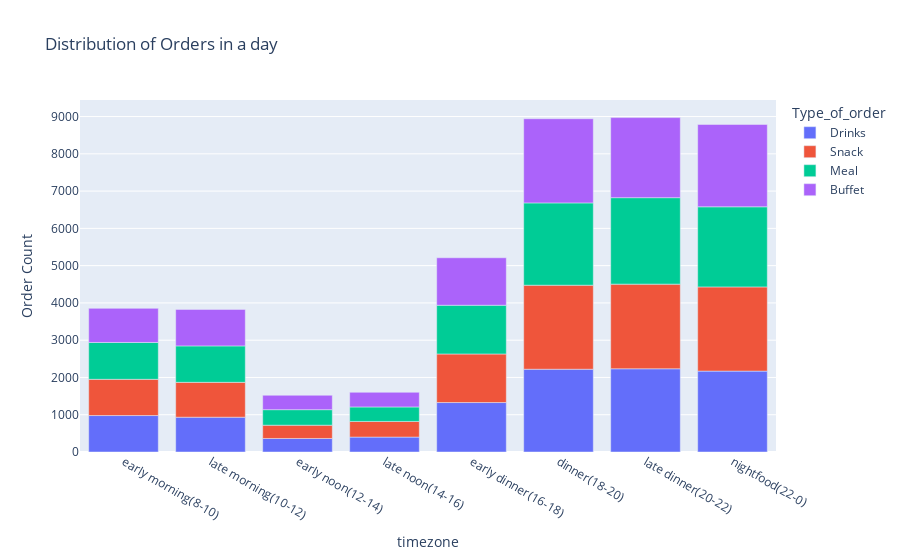

The notebook cell this image was saved under:
### Code cell
# it will be much easier to distinguish the distribution in a bar chart
fig = px.bar( df3, x = "timezone",   y ="Order Count" , color = "Type_of_order" , title="Distribution of Orders in a day")
fig.show()

# So as we see below most of the orders have been ordered after 18:00.
# The lowest order amount belongs to the 'early noon period which is between 12:00 and 14:00'
# Ordered item types are partitioned almost equally in all periods of a day

### Figure 1 — Plotly figure (JSON) as saved in the notebook; plotly's stock layout.template omitted (floating-point values rounded to 4 significant figures)
{"data": [{"alignmentgroup": "True", "hovertemplate": "Type_of_order=Drinks <br>timezone=%{x}<br>Order Count=%{y}<extra></extra>", "legendgroup": "Drinks ", "marker": {"color": "#636efa", "pattern": {"shape": ""}}, "name": "Drinks ", "offsetgroup": "Drinks ", "orientation": "v", "showlegend": true, "textposition": "auto", "type": "bar", "x": ["early morning(8-10)", "late morning(10-12)", "early noon(12-14)", "late noon(14-16)", "early dinner(16-18)", "dinner(18-20)", "late dinner(20-22)", "nightfood(22-0)"], "xaxis": "x", "y": [978, 934, 363, 400, 1327, 2221, 2233, 2170], "yaxis": "y"}, {"alignmentgroup": "True", "hovertemplate": "Type_of_order=Snack <br>timezone=%{x}<br>Order Count=%{y}<extra></extra>", "legendgroup": "Snack ", "marker": {"color": "#EF553B", "pattern": {"shape": ""}}, "name": "Snack ", "offsetgroup": "Snack ", "orientation": "v", "showlegend": true, "textposition": "auto", "type": "bar", "x": ["early morning(8-10)", "late morning(10-12)", "early noon(12-14)", "late noon(14-16)", "early dinner(16-18)", "dinner(18-20)", "late dinner(20-22)", "nightfood(22-0)"], "xaxis": "x", "y": [972, 935, 356, 420, 1303, 2254, 2271, 2259], "yaxis": "y"}, {"alignmentgroup": "True", "hovertemplate": "Type_of_order=Meal <br>timezone=%{x}<br>Order Count=%{y}<extra></extra>", "legendgroup": "Meal ", "marker": {"color": "#00cc96", "pattern": {"shape": ""}}, "name": "Meal ", "offsetgroup": "Meal ", "orientation": "v", "showlegend": true, "textposition": "auto", "type": "bar", "x": ["early morning(8-10)", "late morning(10-12)", "early noon(12-14)", "late noon(14-16)", "early dinner(16-18)", "dinner(18-20)", "late dinner(20-22)", "nightfood(22-0)"], "xaxis": "x", "y": [989, 978, 417, 389, 1307, 2209, 2320, 2150], "yaxis": "y"}, {"alignmentgroup": "True", "hovertemplate": "Type_of_order=Buffet <br>timezone=%{x}<br>Order Count=%{y}<extra></extra>", "legendgroup": "Buffet ", "marker": {"color": "#ab63fa", "pattern": {"shape": ""}}, "name": "Buffet ", "offsetgroup": "Buffet ", "orientation": "v", "showlegend": true, "textposition": "auto", "type": "bar", "x": ["early morning(8-10)", "late morning(10-12)", "early noon(12-14)", "late noon(14-16)", "early dinner(16-18)", "dinner(18-20)", "late dinner(20-22)", "nightfood(22-0)"], "xaxis": "x", "y": [915, 979, 387, 393, 1274, 2258, 2148, 2209], "yaxis": "y"}], "layout": {"barmode": "relative", "legend": {"title": {"text": "Type_of_order"}, "tracegroupgap": 0}, "title": {"text": "Distribution of Orders in a day"}, "xaxis": {"anchor": "y", "domain": [0, 1], "title": {"text": "timezone"}}, "yaxis": {"anchor": "x", "domain": [0, 1], "title": {"text": "Order Count"}}}}
